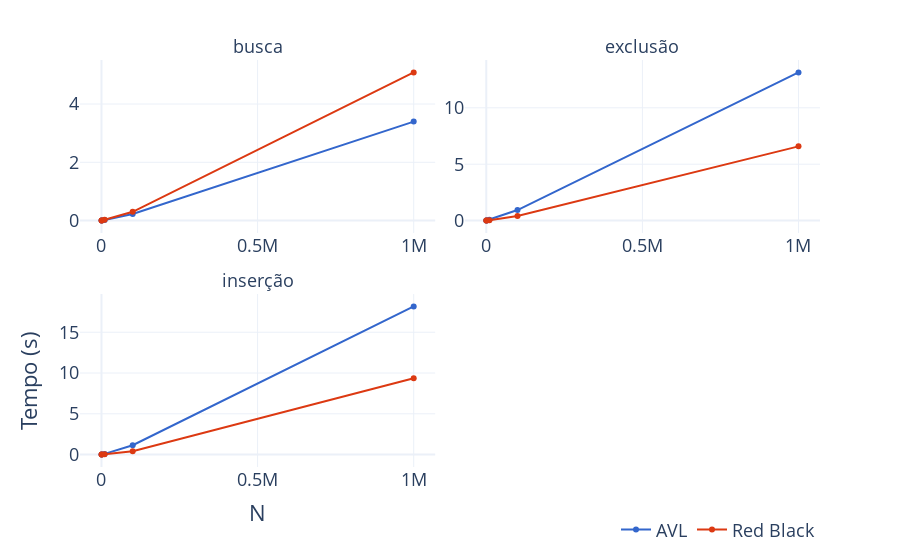

Notebook cell for this chart:
### Code cell
graph_line(df2, x='N', y='Tempo (s)', vcolor='Algoritmo',
           facet_col='Operação', row_spacing=.15)

### Figure 1 — Plotly figure (JSON) as saved in the notebook; plotly's stock layout.template omitted (floating-point values rounded to 4 significant figures)
{"data": [{"hovertemplate": "Algoritmo=AVL<br>Operação=busca<br>N=%{x}<br>Tempo (s)=%{y}<extra></extra>", "legendgroup": "AVL", "line": {"color": "#3366CC", "dash": "solid"}, "marker": {"symbol": "circle"}, "mode": "markers+lines", "name": "AVL", "orientation": "v", "showlegend": true, "type": "scatter", "x": [100, 1000, 10000, 100000, 1000000], "xaxis": "x3", "y": [0.0007167, 0.001754, 0.02086, 0.2253, 3.397], "yaxis": "y3"}, {"hovertemplate": "Algoritmo=AVL<br>Operação=exclusão<br>N=%{x}<br>Tempo (s)=%{y}<extra></extra>", "legendgroup": "AVL", "line": {"color": "#3366CC", "dash": "solid"}, "marker": {"symbol": "circle"}, "mode": "markers+lines", "name": "AVL", "orientation": "v", "showlegend": false, "type": "scatter", "x": [100, 1000, 10000, 100000, 1000000], "xaxis": "x4", "y": [0.002036, 0.01084, 0.07777, 0.9361, 13.14], "yaxis": "y4"}, {"hovertemplate": "Algoritmo=AVL<br>Operação=inserção<br>N=%{x}<br>Tempo (s)=%{y}<extra></extra>", "legendgroup": "AVL", "line": {"color": "#3366CC", "dash": "solid"}, "marker": {"symbol": "circle"}, "mode": "markers+lines", "name": "AVL", "orientation": "v", "showlegend": false, "type": "scatter", "x": [100, 1000, 10000, 100000, 1000000], "xaxis": "x", "y": [0.0004664, 0.01373, 0.08567, 1.152, 18.16], "yaxis": "y"}, {"hovertemplate": "Algoritmo=Red Black<br>Operação=busca<br>N=%{x}<br>Tempo (s)=%{y}<extra></extra>", "legendgroup": "Red Black", "line": {"color": "#DC3912", "dash": "solid"}, "marker": {"symbol": "circle"}, "mode": "markers+lines", "name": "Red Black", "orientation": "v", "showlegend": true, "type": "scatter", "x": [100, 1000, 10000, 100000, 1000000], "xaxis": "x3", "y": [0, 0.004321, 0.0302, 0.3019, 5.086], "yaxis": "y3"}, {"hovertemplate": "Algoritmo=Red Black<br>Operação=exclusão<br>N=%{x}<br>Tempo (s)=%{y}<extra></extra>", "legendgroup": "Red Black", "line": {"color": "#DC3912", "dash": "solid"}, "marker": {"symbol": "circle"}, "mode": "markers+lines", "name": "Red Black", "orientation": "v", "showlegend": false, "type": "scatter", "x": [100, 1000, 10000, 100000, 1000000], "xaxis": "x4", "y": [0.001616, 0.007425, 0.04013, 0.399, 6.581], "yaxis": "y4"}, {"hovertemplate": "Algoritmo=Red Black<br>Operação=inserção<br>N=%{x}<br>Tempo (s)=%{y}<extra></extra>", "legendgroup": "Red Black", "line": {"color": "#DC3912", "dash": "solid"}, "marker": {"symbol": "circle"}, "mode": "markers+lines", "name": "Red Black", "orientation": "v", "showlegend": false, "type": "scatter", "x": [100, 1000, 10000, 100000, 1000000], "xaxis": "x", "y": [0, 0.005702, 0.03671, 0.4237, 9.354], "yaxis": "y"}], "layout": {"annotations": [{"font": {}, "showarrow": false, "text": "inserção", "x": 0.24, "xanchor": "center", "xref": "paper", "y": 0.425, "yanchor": "bottom", "yref": "paper"}, {"font": {}, "showarrow": false, "text": "busca", "x": 0.24, "xanchor": "center", "xref": "paper", "y": 1, "yanchor": "bottom", "yref": "paper"}, {"font": {}, "showarrow": false, "text": "exclusão", "x": 0.76, "xanchor": "center", "xref": "paper", "y": 1, "yanchor": "bottom", "yref": "paper"}], "font": {"size": 18}, "legend": {"orientation": "h", "title": {"text": ""}, "tracegroupgap": 0, "x": 1, "xanchor": "right", "y": -0.2, "yanchor": "bottom"}, "margin": {"t": 60}, "showlegend": true, "xaxis": {"anchor": "y", "domain": [0, 0.48], "showticklabels": true, "title": {"text": "N"}}, "xaxis2": {"anchor": "y2", "domain": [0.52, 1], "showticklabels": true, "title": {"text": "N"}}, "xaxis3": {"anchor": "y3", "domain": [0, 0.48], "showticklabels": true}, "xaxis4": {"anchor": "y4", "domain": [0.52, 1], "showticklabels": true}, "yaxis": {"anchor": "x", "domain": [0, 0.425], "showticklabels": true, "title": {"text": "Tempo (s)"}}, "yaxis2": {"anchor": "x2", "domain": [0, 0.425], "showticklabels": true, "title": {"text": ""}}, "yaxis3": {"anchor": "x3", "domain": [0.575, 1], "showticklabels": true, "title": {"text": ""}}, "yaxis4": {"anchor": "x4", "domain": [0.575, 1], "showticklabels": true, "title": {"text": ""}}}}
